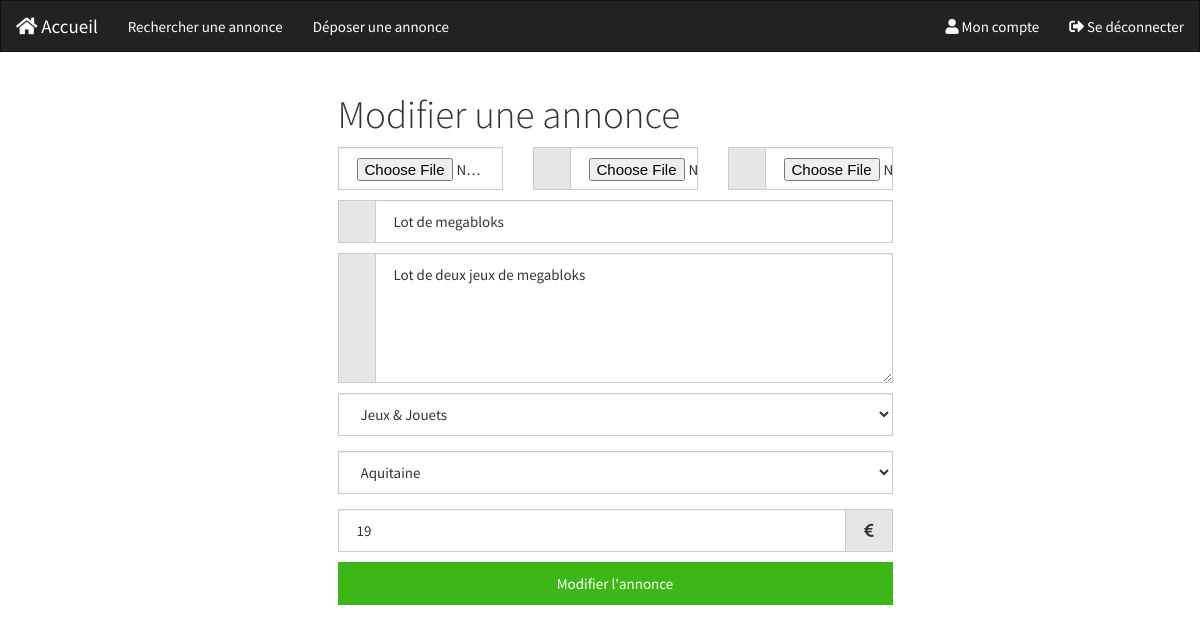
Page /edit.php?edit=3 (signed in) on the committed database.
### tables this page shows
CREATE TABLE IF NOT EXISTS `publication` (
  `id` int(11) NOT NULL AUTO_INCREMENT,
  `user_id` int(11) NOT NULL,
  `file1` varchar(255) DEFAULT NULL,
  `file2` varchar(255) DEFAULT NULL,
  `file3` varchar(255) DEFAULT NULL,
  `title` varchar(255) NOT NULL,
  `despt` text,
  `categorie` varchar(255) NOT NULL,
  `region` varchar(255) NOT NULL,
  `prix` int(11) NOT NULL,
  `date` varchar(10) NOT NULL,
  PRIMARY KEY (`id`)
);

### include/list_inc.php (called while the page is built, shortened)
<?php
$Regions = ["Alsace", "Aquitaine", "Auvergne", "Basse-Normandie", "Bourgogne",
"Bretagne", "Centre", "Champagne-Ardenne", "Corse", "Franche-Comté",
"Haute-Normandie", "Ile-de-France", "Languedoc-Roussillon", "Limousin",
"Lorraine", "Midi-Pyrénées", "Nord-Pas-de-Calais", "Pays de la Loire",
"Picardie", "Poitou-Charentes", "Provence-Alpes-Côte d'Azur", "Rhône-Alpes"];
?>

### edit.php (the view, shortened to what this page needs)
<?php
require_once('header.php');
require './include/dbh.php';
?>
<link rel="stylesheet" href="./css/sign.css" />
<?php
require './include/list_inc.php';
if (isset($_GET['edit']) && !empty($_GET['edit'])) {
  $id = $_GET['edit'];
  $sql = "SELECT * FROM publication WHERE id='$id'";
  $result = mysqli_query($conn, $sql);
  $row = mysqli_fetch_assoc($result);
  if (!empty($_SESSION['id']) && $row['user_id'] == $_SESSION['id']) {
    $title = $row['title'];
    $despt = $row['despt'];
    $categorie = $row['categorie'];
    $region = $row['region'];
    $prix = $row['prix'];
?>
  <article>
    <div class="container">
      <div class="row">
        <div class="col-sm-3"></div>
        <div class="col-sm-6">
          <h1>Modifier une annonce</h1>
        </div>
      </div>
      <form action="./include/depo_inc.php?edit=<?php echo $id; ?>" method="POST" enctype="multipart/form-data">
        <div class="row">
          <div class="col-sm-3"></div>
          <div class="col-sm-2">
            <div class="input-group">
              <input type="file" class="form-control" name="file1"/>
            </div>
          </div>
          <div class="col-sm-2">
            <div class="input-group">
              <span class="input-group-addon"></span>
              <input type="file" class="form-control" name="file2" />
            </div>
          </div>
          <div class="col-sm-2">
            <div class="input-group">
              <span class="input-group-addon"></span>
              <input type="file" class="form-control" name="file3" />
            </div>
          </div>
          <div class="col-sm-3"></div>
        </div>
        <div class="row">
          <div class="col-sm-3"></div>
          <div class="col-sm-6">
            <div class="input-group">
              <span class="input-group-addon"><i class=""></i></span>
              <input type="text" class="form-control" name="titre" placeholder="Titre de l'annonce" <?php echo "value='".$title."'"; ?> required/>
            </div>
            <div class="input-group">
              <span class="input-group-addon"><i class=""></i></span>
              <textarea name="subject" class="form-control" placeholder="Description" <?php echo "value='".$despt."'"; ?> rows="5"><?php echo $despt; ?></textarea><br />
            </div>
            <div class="form-group">
              <select class="form-control" name="categorie" required>
                <option selected><?php echo $categorie; ?></option>
              </select>
            </div>
            <div class="form-group">
              <select class="form-control" name="region" required>
    <?php       foreach($Regions as $reg) {
                  if ($reg == $region) {
                    echo '<option value="'.$reg.'"selected>'.$reg.'</option>';
                  } else {
                    echo '<option value="'.$reg.'">'.$reg.'</option>';
                  }
                } ?>
              </select>
            </div>
            <div class="input-group">
              <input type="text" class="form-control" name="prix" placeholder="Prix" <?php echo "value='".$prix."'"; ?> maxlength="8" required />
              <span class="input-group-addon"><i class="fas fa-euro-sign"></i></span>
            </div>
            <button class="btn btn-success btn-block" type="submit" name="modifier">Modifier l'annonce</button>
          </div>
          <div class="col-sm-3"></div>
        </div>
      </form>
    </div>
  </article>
<?php
  } else {
    header("Location: ./index.php");
    exit();
  }
} else {
  header("Location: ./index.php");
  exit();
}
?>
<?php
require_once('footer.php');
?>

### css/sign.css (style rules this page uses)
article > .container .input-group { padding-bottom: 10px; }

### rows in the picture
publication: titre "Lot de megabloks", subject "Lot de deux jeux de megabloks", categorie "Jeux & Jouets", region "Aquitaine", prix "19"
